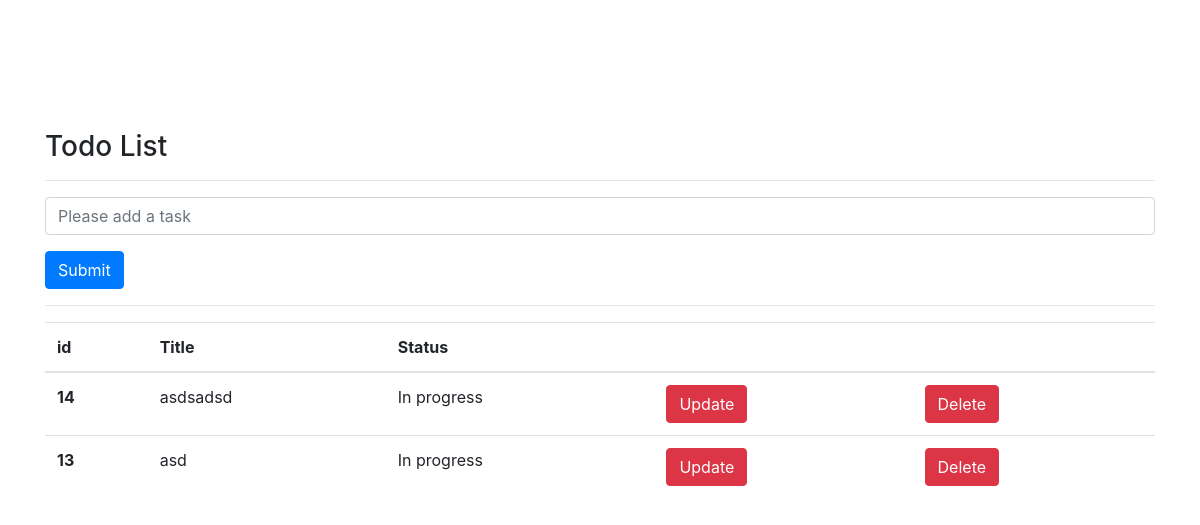
Before: / with the older database file.
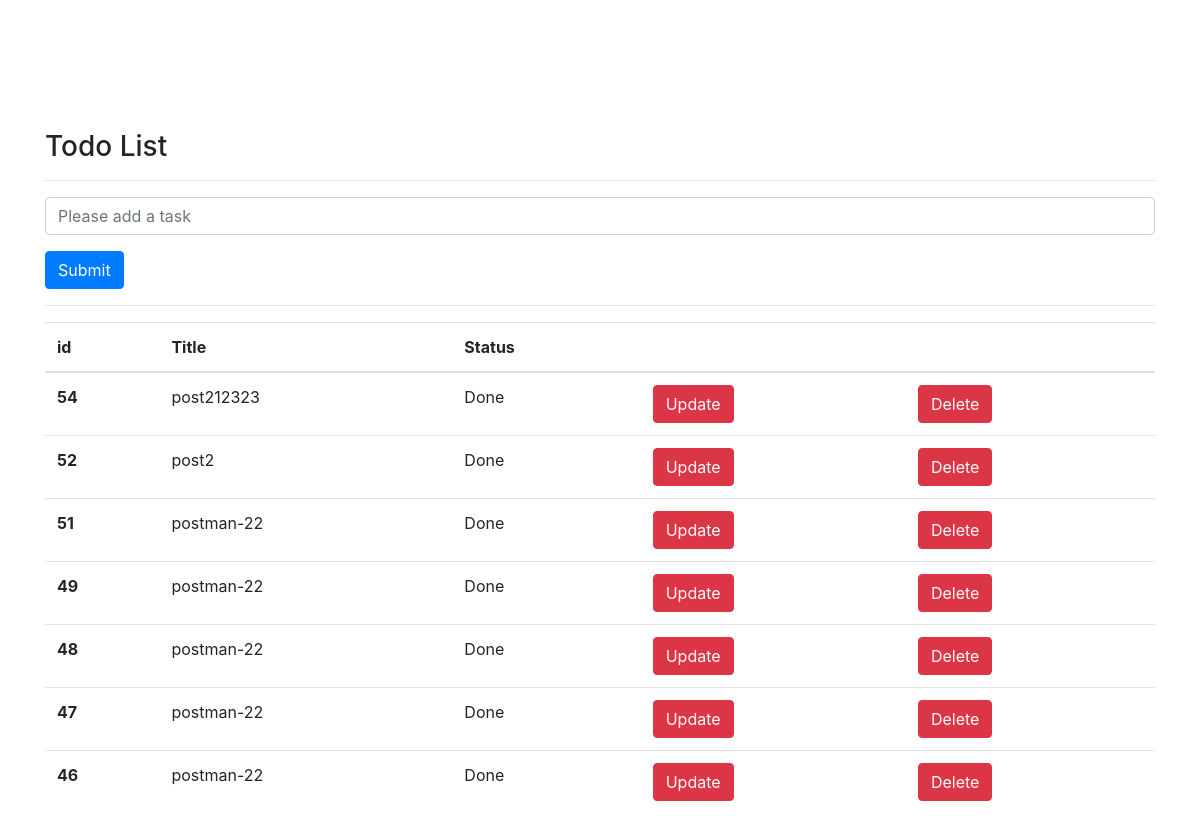
After: the same page with the newer database file.
### todo/models.py (models this page shows, shortened)
class Todo(models.Model):
    title = models.CharField(max_length =50, verbose_name = 'baslik')
    completed = models.BooleanField(verbose_name = 'Durum')

### todo/views.py (the view)
def index(request):
    todos = Todo.objects.all()
    todos_reversed = todos[::-1]
    return render(request, 'index.html', {'todos_reversed': todos_reversed })

### templates/index.html (shortened to what this page needs)
<!DOCTYPE html>
<html lang="en">
<head>
    <link rel="stylesheet" href="https://cdn.jsdelivr.net/npm/bootstrap@4.0.0/dist/css/bootstrap.min.css">
</head>
<body>
    <div style = 'margin-top:130px' class="container">
        <h3>Todo List</h3>
        <hr>
        <form action="addTodo"  method = 'post' >
          <div class="form-group">
            <input type="text" class="form-control" id="uname" placeholder="Please add a task" name="title" >
          </div>
            <button type="submit" class="btn btn-primary">Submit</button>
        </form>
        <hr>
        {% if todos_reversed  %}
            <table class ="table">
                <thead>
                    <tr>
                          <th scope="col">id</th>
                          <th scope="col">Title</th>
                          <th scope="col">Status</th>
                          <th scope="col"></th>
                          <th scope="col"></th>
                     </tr>
                </thead>
                <tbody>
                    {% for todo in todos_reversed %}
                        <tr>
                              <th scope="row">{{todo.id}}</th>
                              <td>{{todo.title}}</td>
                                {% if todo.completed%}
                                    <td>Done </td>
                                {% else %}
                                    <td>In progress </td>
                                {% endif %}
                              <td><a href='/update/{{todo.id}}' class = 'btn btn-danger'> Update</a></td>
                              <td><a href='/delete/{{todo.id}}' class = 'btn btn-danger'> Delete</a></td>
                        </tr>
                    {% endfor %}
            </table>
        {% else %}
            <div class = 'alert alert-danger' >
            There is no task yet
            </div>
        {% endif %}
            </div>
</body>
</html>

Changed rows visible on the page:
removed Todo: id "14", title "asdsadsd", completed "In progress"
removed Todo: id "13", title "asd", completed "In progress"
added Todo: id "54", title "post212323", completed "Done"
added Todo: id "52", title "post2", completed "Done"
added Todo: id "51", title "postman-22", completed "Done"
added Todo: id "49", title "postman-22", completed "Done"
added Todo: id "48", title "postman-22", completed "Done"
added Todo: id "47", title "postman-22", completed "Done"
added Todo: id "46", title "postman-22", completed "Done"
